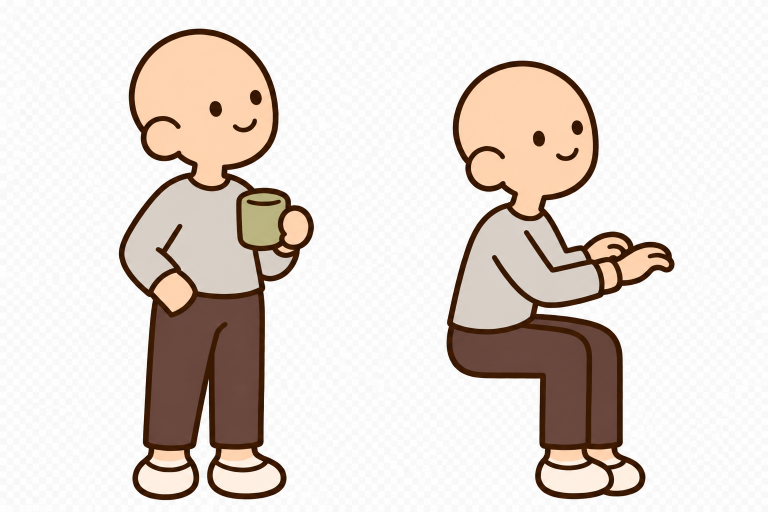
#> input picture art/doll/src/bottom_pants.png, 1536 x 1024 px, given in place of mannequin.png, which was not available (shown at 1/2 size)
$ python extract.py
#> lines starting #> are read from the running program, lines starting #| are printed output that depends on the picture; after the words box and inside, x2 and y2 are one past the last pixel; in counts of white or black regions, pixels touching at a corner belong together
"""마네킹 기준 차이 추출 → 부위 레이어.
1) 배경 정리: 가짜 체크무늬(불투명) 배경은 가장자리에서 밝은 무채색만 채워 지움, 빛 번짐(옅은 알파)은 제거
2) 정렬: 서기/작업 반쪽마다, 바뀌지 않는 부위(머리 그림은 다리, 옷 그림은 머리)의 외곽선이 마네킹과 겹치도록 ±20px 이동
3) 추출: 마네킹과 색이 달라진 픽셀(+ 외곽선 두께만큼 넓힘) = 그 부위 레이어
결과: layers/<name>_<stand|work>.png (마네킹과 같은 좌표), mannequin_<pose>.png"""
import os, json
import numpy as np
from PIL import Image
from scipy import ndimage
HERE = os.path.dirname(os.path.abspath(__file__)); SRC = os.path.join(HERE, "src"); OUT = os.path.join(HERE, "layers")
os.makedirs(OUT, exist_ok=True)
NAMES = ["hair_short", "hair_long", "hair_ponytail", "top_sweater", "top_hoodie", "top_cardigan", "bottom_pants", "bottom_skirt"]

def load(n):
#> called with n = 'mannequin'
    a = np.array(Image.open(os.path.join(SRC, n + ".png")).convert("RGBA")).astype(np.int16)
    if (a[..., 3] < 10).mean() < 0.05:                       # 불투명 배경 → 가장자리에서 채우기
        rgb = a[..., :3]; light = (rgb.min(-1) > 225) & (rgb.max(-1) - rgb.min(-1) < 14)
#> after `light = (rgb.min(-1) > 225) & (rgb.max(-1) - rgb.min(-1) < 14)`:
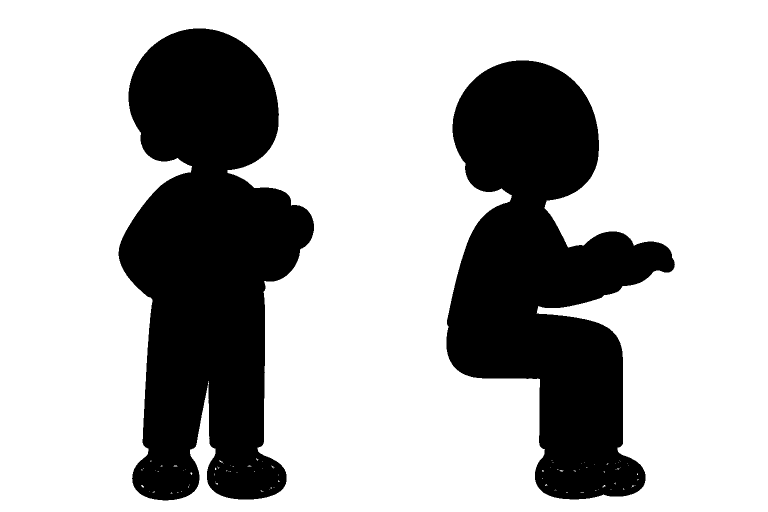
#> light: shape (1024, 1536) bool (shown at 1/2 size); 71.3% white; 2 black regions, box (x1, y1, x2, y2) and area: (237, 57, 628, 1001) 238067, (893, 121, 1350, 999) 213383
        lab, _ = ndimage.label(light)
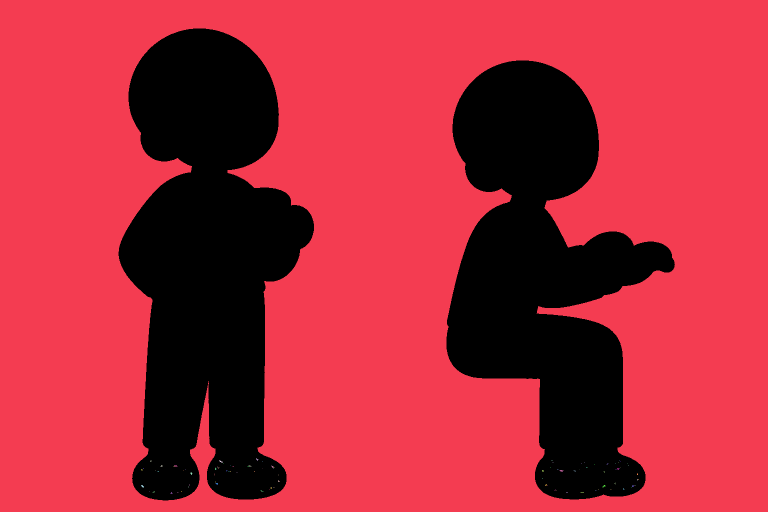
#> lab: shape (1024, 1536) int32 (shown at 1/2 size); 101 distinct labels, from 0 to 100; one colour per label, 0 black
        edge = set(np.unique(np.concatenate([lab[0], lab[-1], lab[:, 0], lab[:, -1]]))) - {0}
#> edge = 1 item
        bg = np.isin(lab, list(edge))
#> bg: shape (1024, 1536) bool; 71.3% white; 2 black regions, box (x1, y1, x2, y2) and area: (237, 57, 628, 1001) 238289, (893, 121, 1350, 999) 213539
        bg = ndimage.binary_dilation(bg, iterations=1) & (rgb.min(-1) > 200)
#> bg: shape (1024, 1536) bool; 71.3% white; 2 black regions, box (x1, y1, x2, y2) and area: (237, 57, 628, 1001) 237735, (893, 121, 1349, 999) 213082
        a[..., 3] = np.where(bg, 0, 255)
    a[..., 3] = np.where(a[..., 3] < 60, 0, a[..., 3])          # 빛 번짐 제거
    # 외곽선 바깥 테두리(빛 번짐·흰 배경이 섞인 밝은 픽셀) 제거: 외곽선이 감싼 안쪽만 남김
    o = (np.abs(a[..., :3] - np.array([59, 29, 11])).sum(-1) < 150) & (a[..., 3] > 0)
#> o: shape (1024, 1536) bool; 12.8% white; 11 white regions (2 under 20 px), largest, box (x1, y1, x2, y2) and area: (238, 58, 628, 1000) 103573, (893, 122, 1349, 998) 94644, (419, 202, 444, 233) 597
    hull = ndimage.binary_fill_holes(ndimage.binary_closing(o, iterations=2))
#> hull: shape (1024, 1536) bool; 28.4% white; 2 white regions, box (x1, y1, x2, y2) and area: (238, 58, 628, 1000) 235995, (893, 122, 1349, 998) 211286
    keep = hull | (o & (a[..., 3] > 0))
    a[..., 3] = np.where(keep, 255, 0)                           # 테두리는 또렷하게 (안쪽은 원래 불투명)
    return a

OUTLINE = np.array([59, 29, 11])
def ink(a): return (a[..., 3] > 128) & (np.abs(a[..., :3] - OUTLINE).sum(-1) < 70)   # 외곽선(진한 갈색 #3b1d0b 근처)

M = load("mannequin"); H, W = M.shape[:2]; HALF = W // 2
#> after `H, W = M.shape[:2]`: H = 1024; W = 1536
#> after `HALF = W // 2`: HALF = 768
mink = ink(M)
#> in ink, `def ink(a): return (a[..., 3] > 128) & (np.abs(a[..., :3] - OUTLINE).s..`: returned value: shape (1024, 1536) bool; 6.4% white; 9 white regions, largest, box (x1, y1, x2, y2) and area: (238, 58, 627, 1000) 48982, (894, 122, 1349, 998) 48478, (419, 203, 444, 233) 578
def body_rows(a, half):
    ys = np.where((a[:, half * HALF:(half + 1) * HALF, 3] > 128).any(1))[0]; return ys.min(), ys.max()

def best_shift(img, half, region):
    t0, t1 = body_rows(M, half); hgt = t1 - t0
    r0, r1 = (t0, int(t0 + 0.32 * hgt)) if region == "head" else (int(t0 + 0.62 * hgt), t1)
    x0, x1 = half * HALF, (half + 1) * HALF
    ref = mink[r0:r1, x0:x1]; cur = ink(img)
    best = (-1, 0, 0)
    for dy in range(-20, 21):
        for dx in range(-20, 21):
            ys0, ys1 = r0 + dy, r1 + dy
            if ys0 < 0 or ys1 > H: continue
            c = cur[ys0:ys1, max(0, x0 + dx):x1 + dx]
            if c.shape != ref.shape: continue
            sc = (c & ref).sum()
            if sc > best[0]: best = (sc, dx, dy)
    return best[1], best[2], best[0] / max(1, ref.sum())

report = {}
for half, pose in ((0, "stand"), (1, "work")):
    x0, x1 = half * HALF, (half + 1) * HALF
    Image.fromarray(M[:, x0:x1].astype(np.uint8)).save(os.path.join(OUT, f"mannequin_{pose}.png"))
for n in NAMES:
    A = load(n)
#> call 2 of load, with n = 'hair_short'
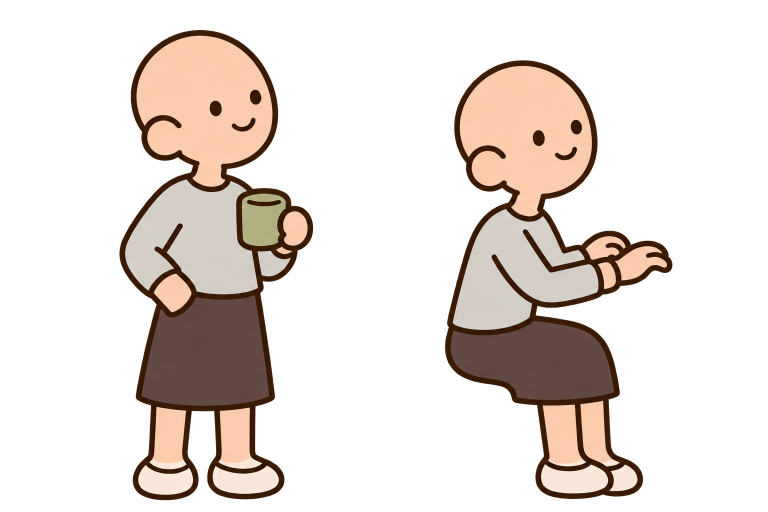
#> input picture art/doll/src/bottom_skirt.png, 1536 x 1024 px, given in place of hair_short.png, which was not available (shown at 1/2 size)
#> in load (call 2), `o = (np.abs(a[..., :3] - np.array([59, 29, 11])).sum(-1) < 150) & (a[...`: o: shape (1024, 1536) bool; 11.6% white; 9 white regions, largest, box (x1, y1, x2, y2) and area: (239, 60, 627, 1001) 94539, (890, 120, 1345, 998) 84562, (1066, 261, 1089, 292) 574
#> in load (call 2), `hull = ndimage.binary_fill_holes(ndimage.binary_closing(o, iterations=..`: hull: shape (1024, 1536) bool; 28.1% white; 2 white regions, box (x1, y1, x2, y2) and area: (239, 60, 627, 1001) 232793, (890, 120, 1345, 998) 208497
    for half, pose in ((0, "stand"), (1, "work")):
        x0, x1 = half * HALF, (half + 1) * HALF
        dx, dy, fit = best_shift(A, half, "legs" if n.startswith("hair") else "head")
        S = np.zeros_like(A); S[:] = 0
        sy0, sy1 = max(0, dy), min(H, H + dy); ty0 = sy0 - dy
        sx0, sx1 = max(0, dx), min(W, W + dx); tx0 = sx0 - dx
        S[ty0:ty0 + (sy1 - sy0), tx0:tx0 + (sx1 - sx0)] = A[sy0:sy1, sx0:sx1]
        S = S[:, x0:x1]; m = M[:, x0:x1]
        a_on, m_on = S[..., 3] > 128, m[..., 3] > 128
        diff = np.abs(S[..., :3] - m[..., :3]).sum(-1)
        changed = a_on & ((~m_on) | (diff > 60)) & ~ink(S)      # 바뀐 '칠' 만 (외곽선만 조금 달라진 건 무시)
        changed = ndimage.binary_opening(changed, iterations=4)          # 정렬 오차로 생긴 가는 띠 제거
        lab, k = ndimage.label(changed); sz = ndimage.sum(changed, lab, range(1, k + 1))
        changed = np.isin(lab, [i + 1 for i, s in enumerate(sz) if s > 900])
        layer_mask = ndimage.binary_dilation(changed, iterations=11) & a_on   # 외곽선까지
        # 옷은 마네킹의 그 부위(티/바지 영역)를 통째로 갈아 끼움: 영역 안은 편집 그림 그대로 가져오고, 조합할 때 마네킹 쪽은 지움
        fill = lambda img, c: (img[..., 3] > 128) & (np.abs(img[..., :3] - np.array(c)).sum(-1) < 40)
        if n.startswith("bottom"):
            zone = ndimage.binary_dilation(fill(m, (138, 133, 128)), iterations=15)
            layer_mask = (layer_mask | zone) & a_on
            Image.fromarray((zone * 255).astype(np.uint8)).save(os.path.join(OUT, f"zone_bottom_{pose}.png"))
        if n.startswith("top"):
            zone = ndimage.binary_dilation(fill(m, (216, 212, 204)), iterations=8)
            layer_mask = (layer_mask | (zone & ~fill(S, (138, 133, 128)))) & a_on
            Image.fromarray((zone * 255).astype(np.uint8)).save(os.path.join(OUT, f"zone_top_{pose}.png"))
        if n.startswith("hair"):                                            # 머리 레이어에 섞인 티 색 조각 제거
            layer_mask &= ~fill(S, (216, 212, 204))
        L = S.copy(); L[..., 3] = np.where(layer_mask, S[..., 3], 0)
        Image.fromarray(L.astype(np.uint8)).save(os.path.join(OUT, f"{n}_{pose}.png"))
        report[f"{n}_{pose}"] = {"shift": [dx, dy], "fit": round(fit, 3), "px": int(layer_mask.sum())}
#> this loop made 2 passes
#> (t0 in best_shift, t1 in best_shift, hgt in best_shift, r0 in best_shift, r1 in best_shift, dx, dy, fit) on passes 1 to 2: (58, 999, 941, 641, 999, 0, 2, 0.461), (122, 997, 875, 664, 997, -3, 2, 0.474)
#> pass 1, in best_shift, `cur = ink(img)`:
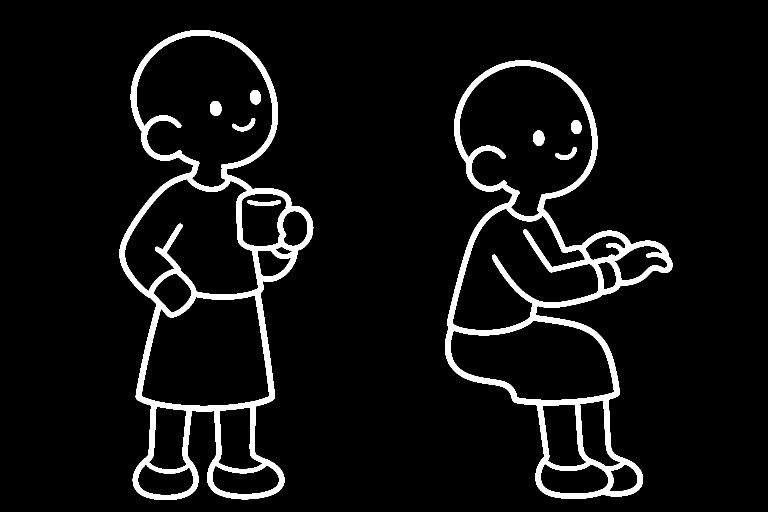
#> cur: shape (1024, 1536) bool (shown at 1/2 size); 6.3% white; 9 white regions, largest, box (x1, y1, x2, y2) and area: (239, 60, 627, 1000) 48341, (890, 121, 1345, 998) 46596, (420, 202, 443, 232) 563
#> after the loop:
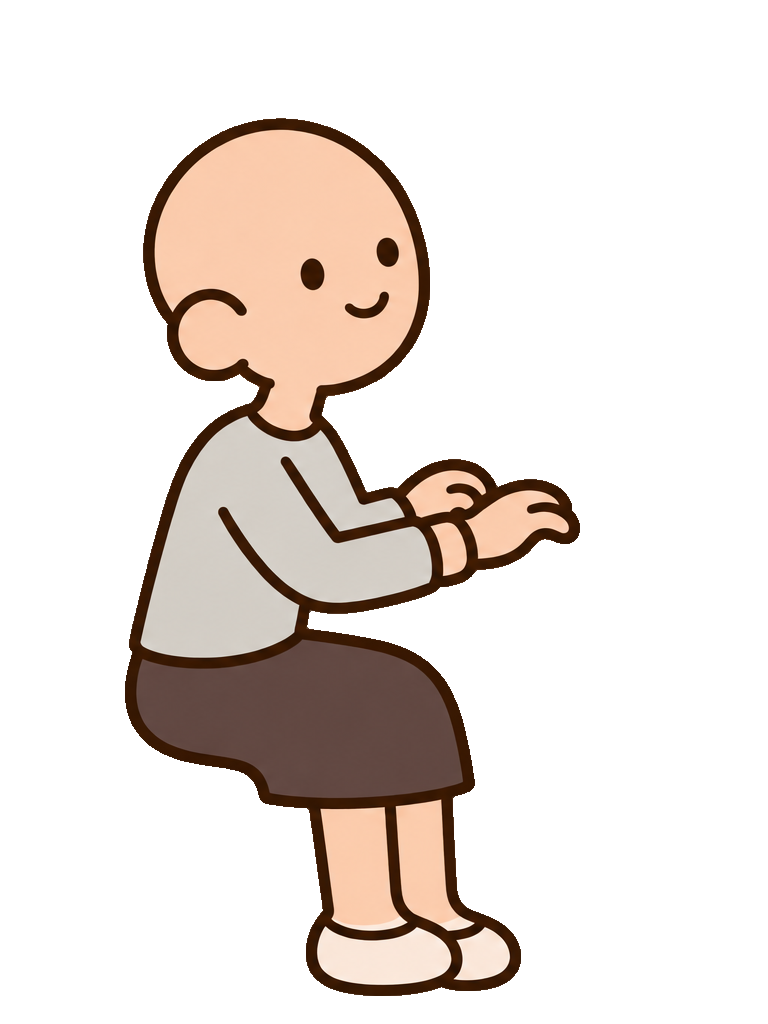
#> S: shape (1024, 768, 4) int16; mean R, G, B, A 65.1, 49.4, 39.5, 67.6; transparent parts drawn white
#> after the loop: changed: shape (1024, 768) bool; 2.1% white; 4 white regions, box (x1, y1, x2, y2) and area: (321, 807, 391, 901) 5613, (396, 800, 447, 899) 4308, (193, 744, 324, 798) 3800, (285, 648, 416, 794) 2553
#> after the loop:
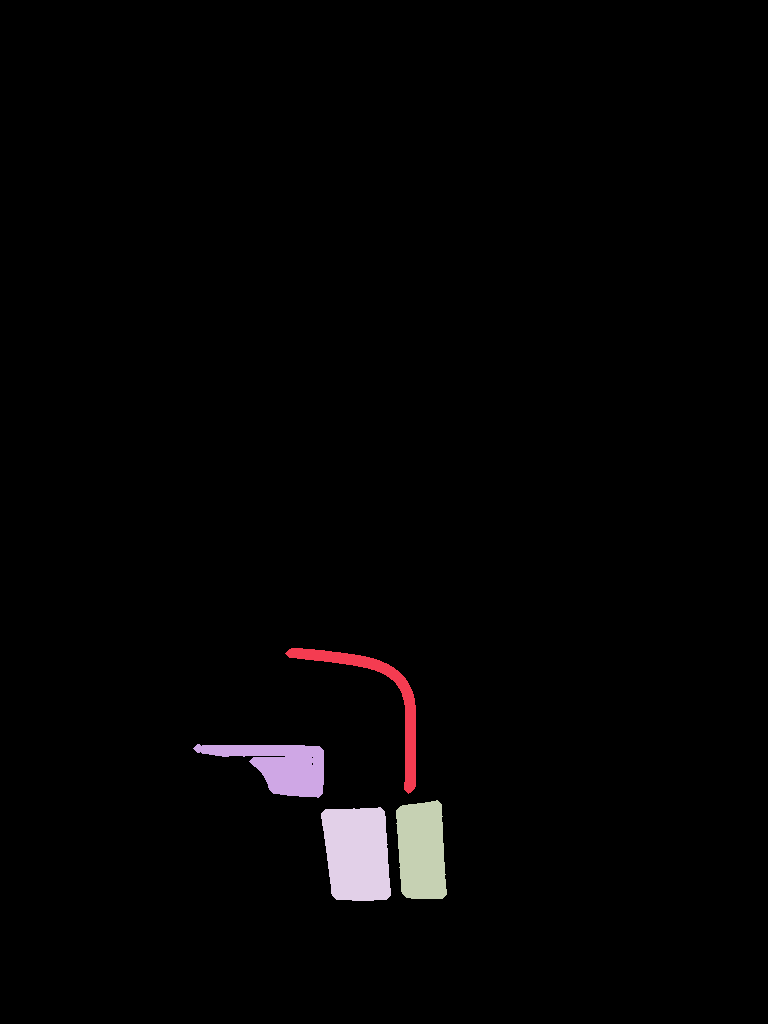
#> lab: shape (1024, 768) int32; 5 distinct labels, from 0 to 4; one colour per label, 0 black
#> after the loop:
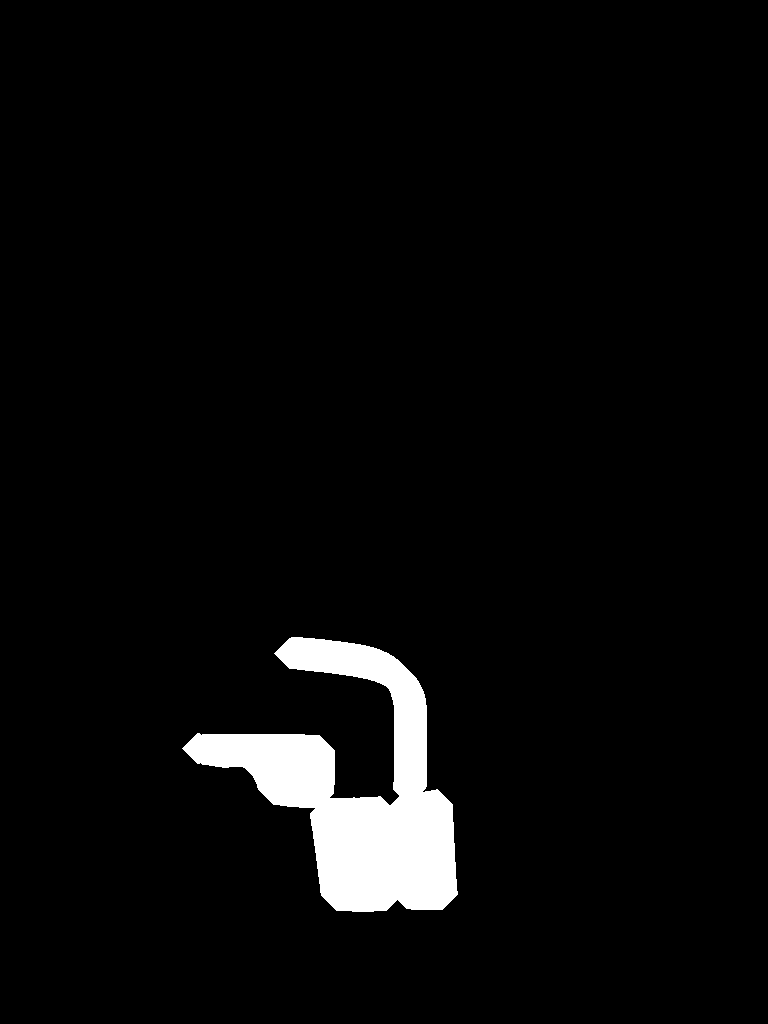
#> layer_mask: shape (1024, 768) bool; 3.9% white; 1 white region, box (x1, y1, x2, y2) and area: (182, 637, 458, 912) 30687
#> after the loop, report = 2 items
#> pass 2 of the loop `for n in NAMES:`:
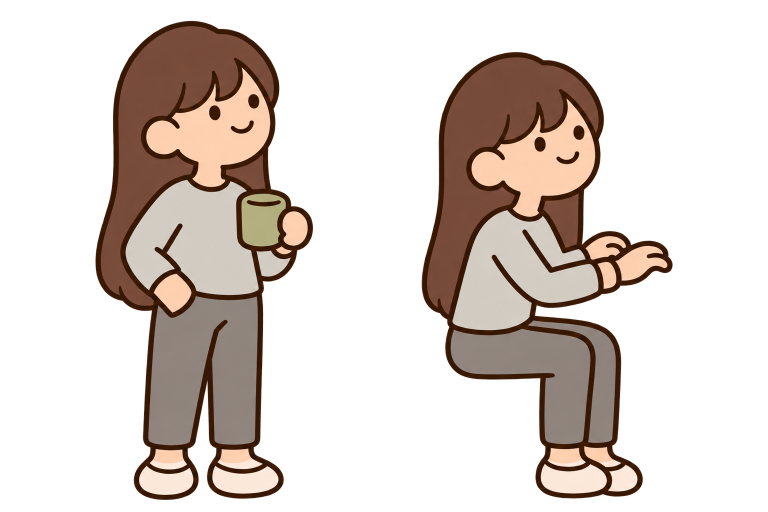
#> input picture art/doll/src/hair_long.png, 1536 x 1024 px (shown at 1/2 size)
#> in load (call 3), `o = (np.abs(a[..., :3] - np.array([59, 29, 11])).sum(-1) < 150) & (a[...`:
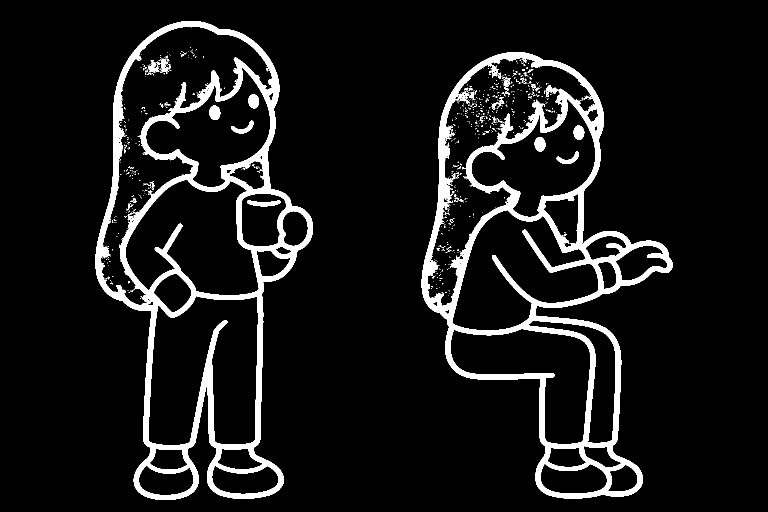
#> o: shape (1024, 1536) bool (shown at 1/2 size); 8.5% white; 729 white regions (692 under 20 px), largest, box (x1, y1, x2, y2) and area: (843, 104, 1345, 997) 63677, (191, 42, 626, 1000) 62683, (494, 400, 561, 413) 541
#> hull: shape (1024, 1536) bool; 33.3% white; 2 white regions, box (x1, y1, x2, y2) and area: (191, 42, 626, 1000) 272443, (843, 104, 1345, 997) 251580
#> the loop `for half, pose in ((0, "stand"), (1, "work")):` made 2 passes
#> (dx, dy, fit) on passes 1 to 2: (0, 1, 0.767), (-2, 1, 0.753)
#> after the loop `for half, pose in ((0, "stand"), (1, "work")):`:
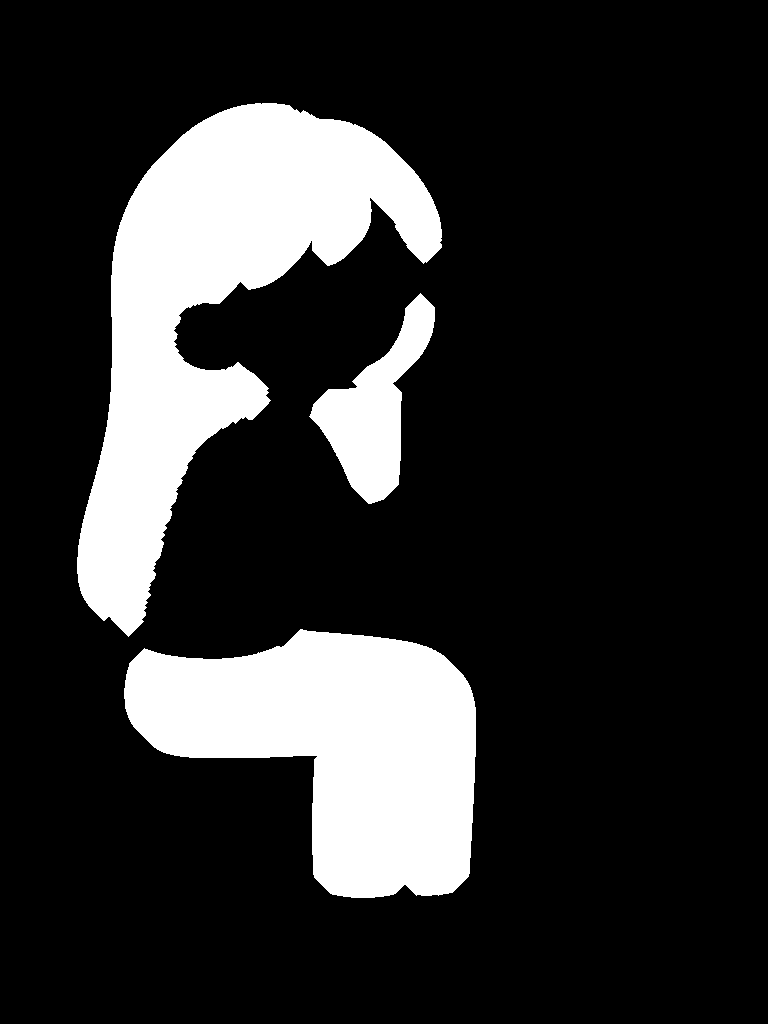
#> layer_mask: shape (1024, 768) bool; 18.2% white; 3 white regions, box (x1, y1, x2, y2) and area: (77, 103, 442, 637) 73691, (124, 629, 476, 898) 58766, (309, 293, 435, 504) 10683
#> after the loop `for half, pose in ((0, "stand"), (1, "work")):`: report = 4 items
#> (the run stopped early here; a loop or call above may not have finished)
